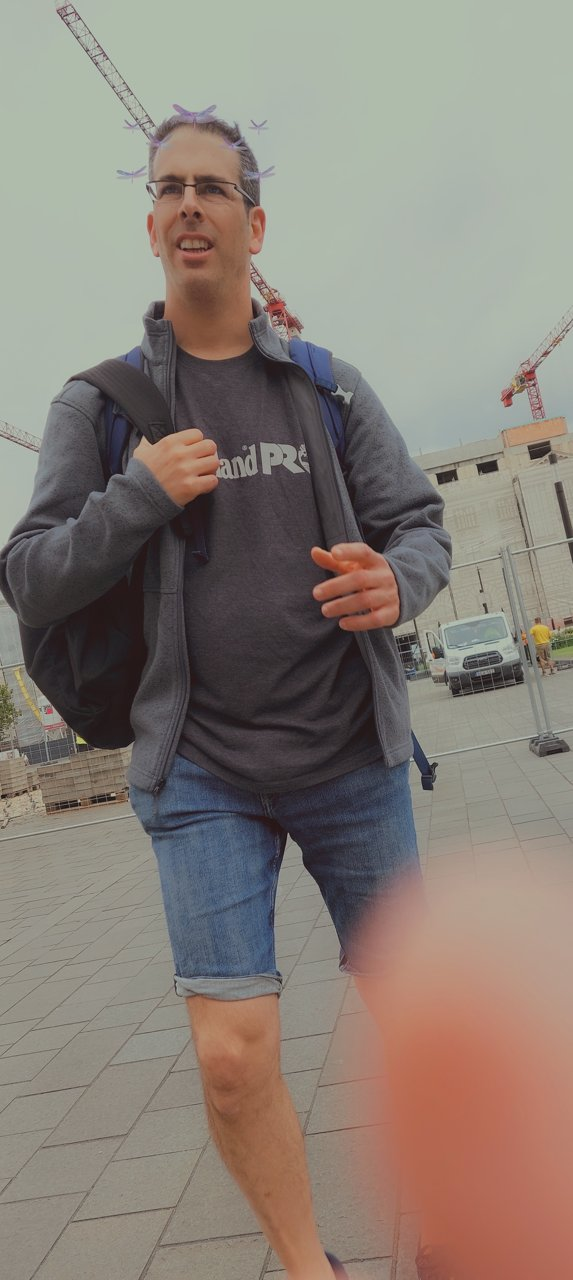
#> input picture examples/finger_occlusion/20250822_122617.jpg, 573 x 1280 px
$ python -i synthesize.py   (imports and definitions only)
#> lines starting #> are read from the running program, lines starting #| are printed output that depends on the picture
"""Track D — synthetic occlusion compositor (spec-096).

Manufactures labeled positives by compositing a defocused occluder blob onto a
clean photo. Parameters mirror what we LEARNED about real occluders:

  - color: WARM skin-toned (sunlit finger) or DARK (backlit finger / strap) —
    the dark variety is the one Haiku surfaced and the warm-only cue missed;
  - heavily defocused: strong Gaussian blur on blob AND its alpha (soft edge);
  - anchored to a frame edge/corner (fingers enter from the border);
  - coverage sets the severity label: <8% L1, 8-20% L2, >20% L3.

Deterministic per (image, seed) — reproducible datasets, group-split-safe
(synthetic variants inherit the base image's group).
"""

from __future__ import annotations

import hashlib
import logging
import random
from typing import Optional, Tuple

from PIL import Image, ImageDraw, ImageFilter, ImageOps

logger = logging.getLogger(__name__)

WARM_COLORS = [(225, 160, 130), (235, 175, 140), (200, 130, 100), (240, 190, 160)]
DARK_COLORS = [(25, 22, 20), (45, 40, 38), (60, 50, 45), (35, 30, 40)]
CORNERS = ["tl", "tr", "bl", "br", "left", "right", "top", "bottom"]


def _rng(image_path: str, seed: int) -> random.Random:
    h = hashlib.sha1(f"{image_path}:{seed}".encode()).hexdigest()
    return random.Random(int(h[:12], 16))


def level_for(coverage: float) -> int:
    return 1 if coverage < 0.08 else (2 if coverage < 0.20 else 3)


def composite(img: Image.Image, coverage: float, corner: str, dark: bool,
              rng: random.Random) -> Image.Image:
    """Blend a defocused blob covering ~``coverage`` of the frame at ``corner``."""
    img = img.convert("RGB")
    w, h = img.size
    area = coverage * w * h
    # ellipse ~ pi/4 * bw * bh; make it wider than tall-ish with jitter
    aspect = rng.uniform(0.6, 1.6)
    bw = int((area * 4 / 3.14159 * aspect) ** 0.5)
    bh = int(bw / aspect)

    cx = {"tl": 0, "bl": 0, "left": 0, "tr": w, "br": w, "right": w,
          "top": rng.randint(0, w), "bottom": rng.randint(0, w)}[corner]
    cy = {"tl": 0, "tr": 0, "top": 0, "bl": h, "br": h, "bottom": h,
          "left": rng.randint(0, h), "right": rng.randint(0, h)}[corner]
    cx += rng.randint(-bw // 4, bw // 4)
    cy += rng.randint(-bh // 4, bh // 4)

    mask = Image.new("L", (w, h), 0)
    d = ImageDraw.Draw(mask)
    d.ellipse([cx - bw // 2, cy - bh // 2, cx + bw // 2, cy + bh // 2],
              fill=int(255 * rng.uniform(0.82, 1.0)))  # slight translucency sometimes
    mask = mask.filter(ImageFilter.GaussianBlur(max(8, min(bw, bh) // 8)))  # soft defocus edge
    # blurring flattens peak opacity -> rescale so the blob core stays solid
    import numpy as _np
    m = _np.asarray(mask, dtype=_np.float32)
    if m.max() > 0:
        m = _np.clip(m * (235.0 / m.max()), 0, 255)
    mask = Image.fromarray(m.astype("uint8"))

    color = rng.choice(DARK_COLORS if dark else WARM_COLORS)
    jitter = lambda c: max(0, min(255, c + rng.randint(-15, 15)))
    blob = Image.new("RGB", (w, h), tuple(jitter(c) for c in color))
    blob = blob.filter(ImageFilter.GaussianBlur(6))  # subsurface-ish softness
    return Image.composite(blob, img, mask)


def synth_occlusion(image_path: str, out_path: str, seed: int = 0,
                    coverage: Optional[float] = None) -> Tuple[int, dict]:
    """Create one synthetic occluded variant; returns (level, params)."""
#> called with out_path = 'out.png', seed = 0
    rng = _rng(image_path, seed)
    cov = coverage if coverage is not None else rng.choice(
        [rng.uniform(0.03, 0.08), rng.uniform(0.08, 0.20), rng.uniform(0.20, 0.40)])
    corner = rng.choice(CORNERS)
    dark = rng.random() < 0.4  # 40% dark occluders (per the Haiku finding)
    try:
        from pillow_heif import register_heif_opener
        register_heif_opener()
#> (this line was passed over: pillow_heif is not available in this run)
    except ImportError:
        pass
    with Image.open(image_path) as im:
#> im is the input picture: PIL image 573x1280 RGB; mean R, G, B 136.6, 127.4, 119
        img = ImageOps.exif_transpose(im).convert("RGB")
    img.thumbnail((1600, 1600))  # keep synth files reasonable
    out, in_frame_cov = _composite_measured(img, cov, corner, dark, rng)
#> the loop in _composite_measured, `for _ in range(3):` made 1 pass
#> got on pass 1: 0.237
#> pass 1, in composite, `mask = mask.filter(ImageFilter.GaussianBlur(max(8, min(bw, bh) // 8)))`:
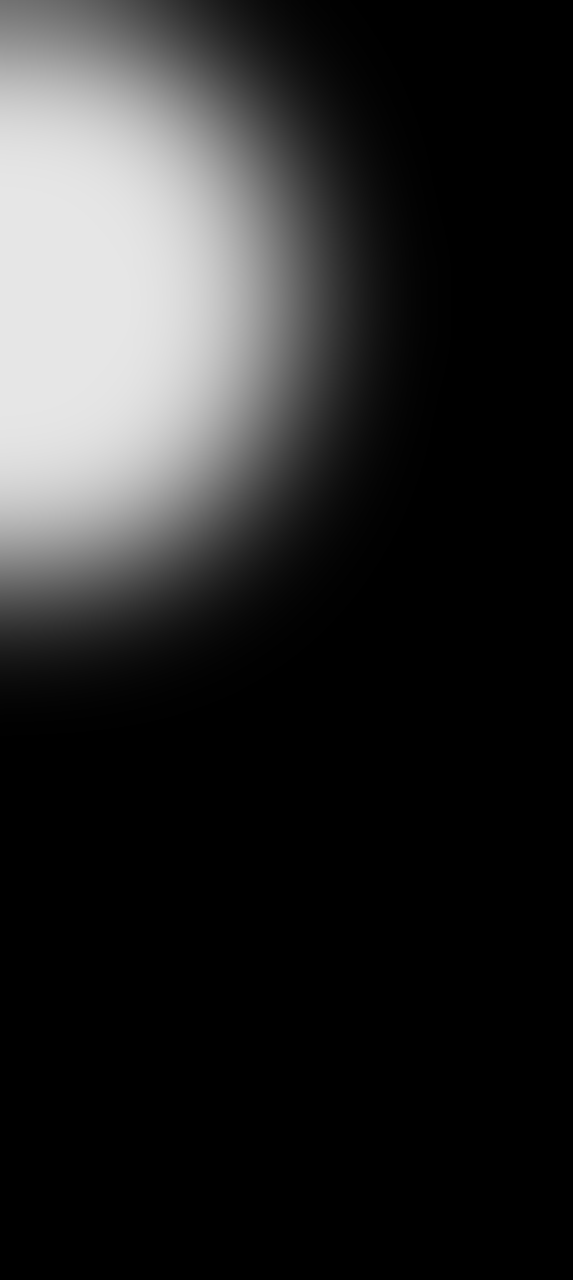
#> mask: PIL image 573x1280 L; min 0, max 230, mean 41.2
#> after the loop in _composite_measured, `for _ in range(3):`: nominal = 0.301
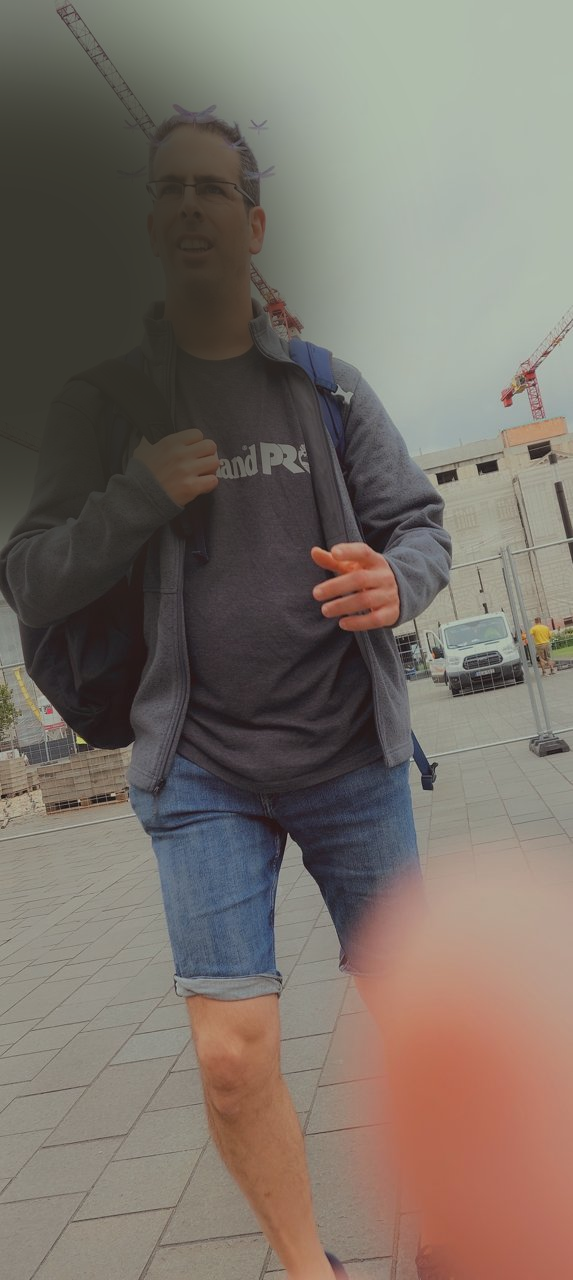
#> out: PIL image 573x1280 RGB; mean R, G, B 121.7, 112.5, 104.2
#> in_frame_cov = 0.237
    out.save(out_path, "JPEG", quality=88)
    params = {"coverage": round(in_frame_cov, 3), "corner": corner, "dark": dark, "seed": seed}
#> params = {'coverage': 0.237, 'corner': 'left', 'dark': True, 'seed': 0}
    return level_for(in_frame_cov), params


def _composite_measured(img, cov, corner, dark, rng):
    """Composite, retrying nominal coverage until IN-FRAME coverage hits target
    (edge-anchored blobs land ~half off-frame, so nominal ~2x under-covers)."""
    import numpy as _np
    target = cov
    nominal = cov * 1.6
    for _ in range(3):
        out = composite(img, nominal, corner, dark, rng)
        # measure actual altered area from pixel differences
        a = _np.asarray(img, dtype=_np.int16); b = _np.asarray(out, dtype=_np.int16)
        diff = (_np.abs(a - b).sum(axis=2) > 24)
        got = float(diff.mean())
        if got >= 0.6 * target:
            return out, got
        nominal *= 1.7
    return out, got

>>> result = synth_occlusion('../../examples/finger_occlusion/20250822_122617.jpg', 'out.png')

$ run again, on examples/finger_occlusion/20250822_122626.jpg
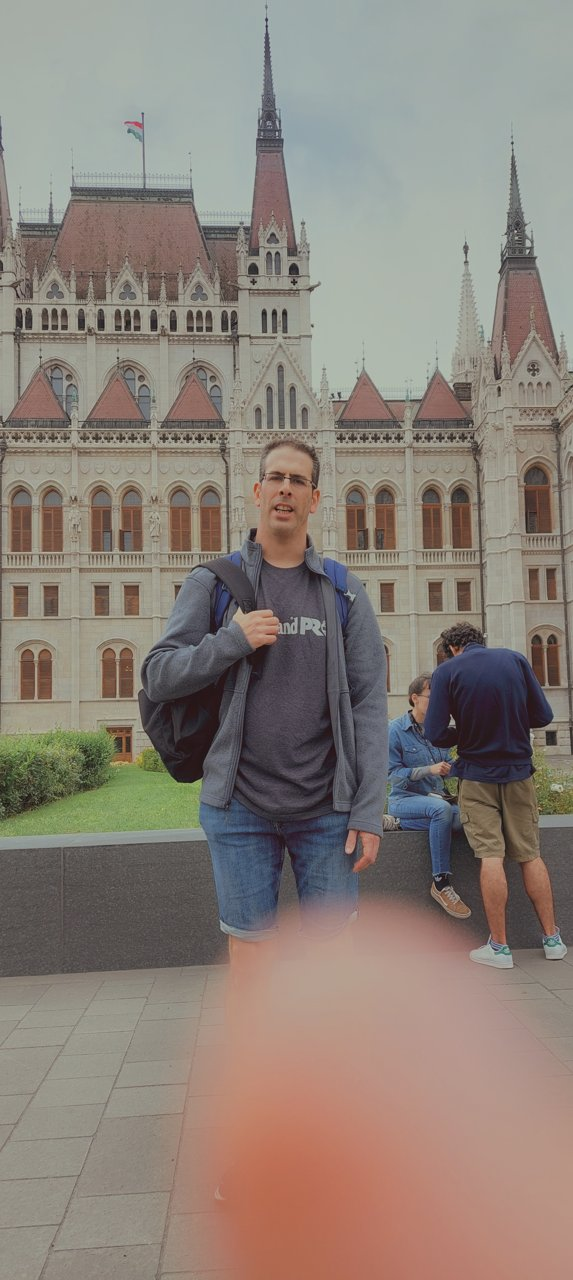
#> input picture examples/finger_occlusion/20250822_122626.jpg, 573 x 1280 px
#> in synth_occlusion, im is the input picture: PIL image 573x1280 RGB; mean R, G, B 139.1, 128.9, 120.5
#> the loop in _composite_measured, `for _ in range(3):` made 2 passes
#> got on passes 1 to 2: 0.0788, 0.143
#> pass 1, in composite, `mask = mask.filter(ImageFilter.GaussianBlur(max(8, min(bw, bh) // 8)))`:
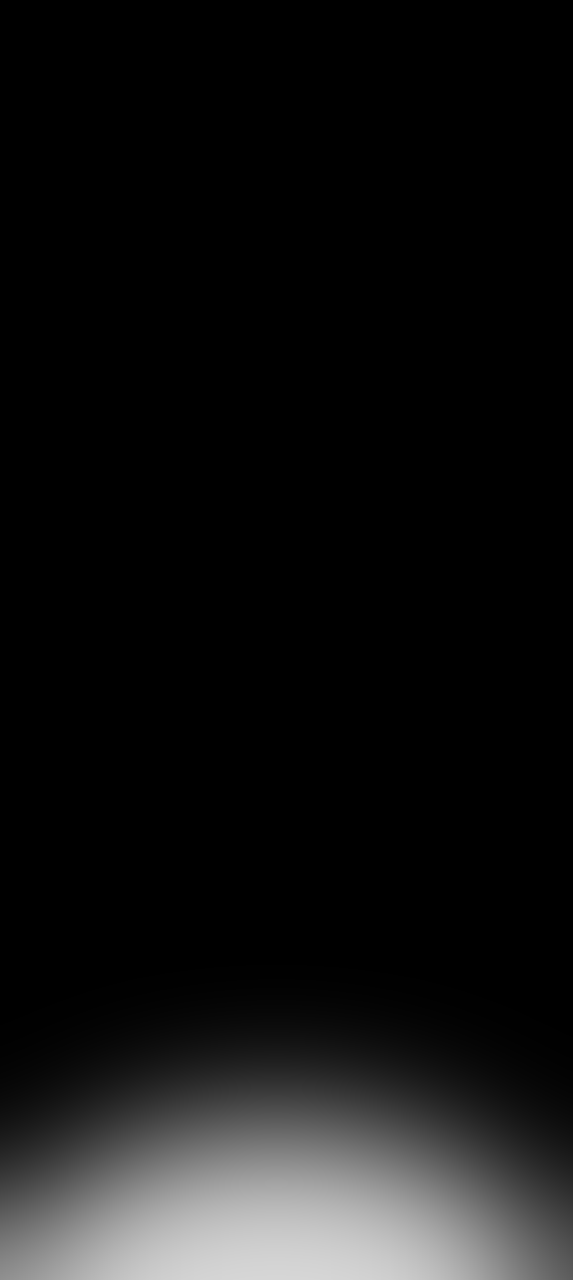
#> mask: PIL image 573x1280 L; min 0, max 214, mean 18.2
#> after the loop in _composite_measured, `for _ in range(3):`: nominal = 0.624
#> in synth_occlusion, `out, in_frame_cov = _composite_measured(img, cov, corner, dark, rng)`:
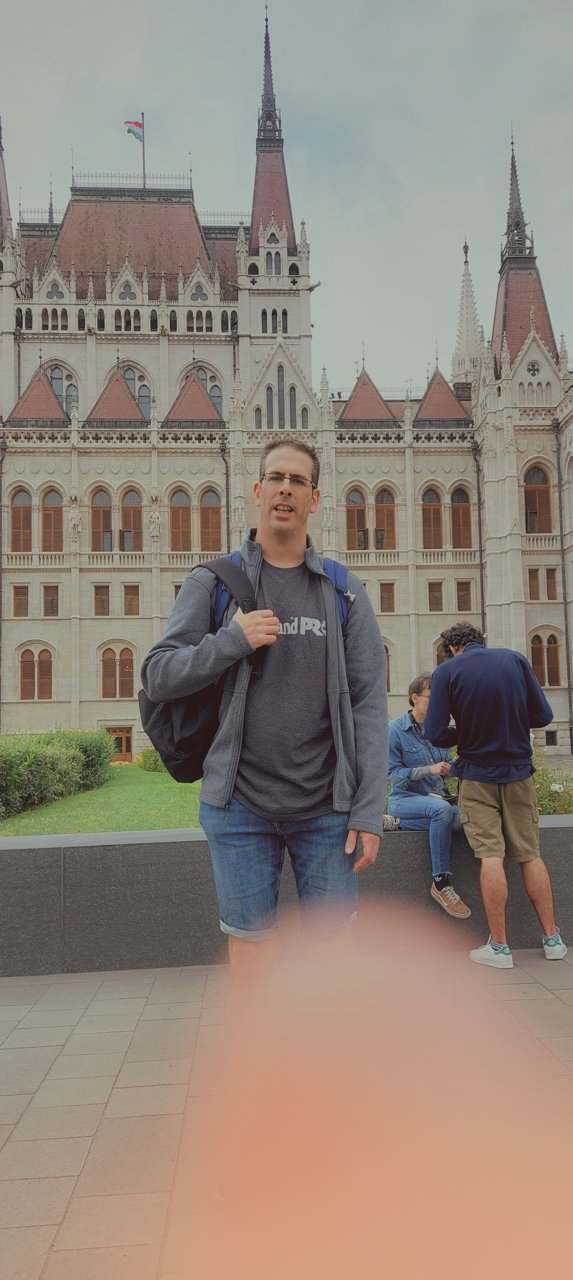
#> out: PIL image 573x1280 RGB; mean R, G, B 143.8, 132.5, 122.1
#> in_frame_cov = 0.143
#> params = {'coverage': 0.143, 'corner': 'bottom', 'dark': False, 'seed': 0}
